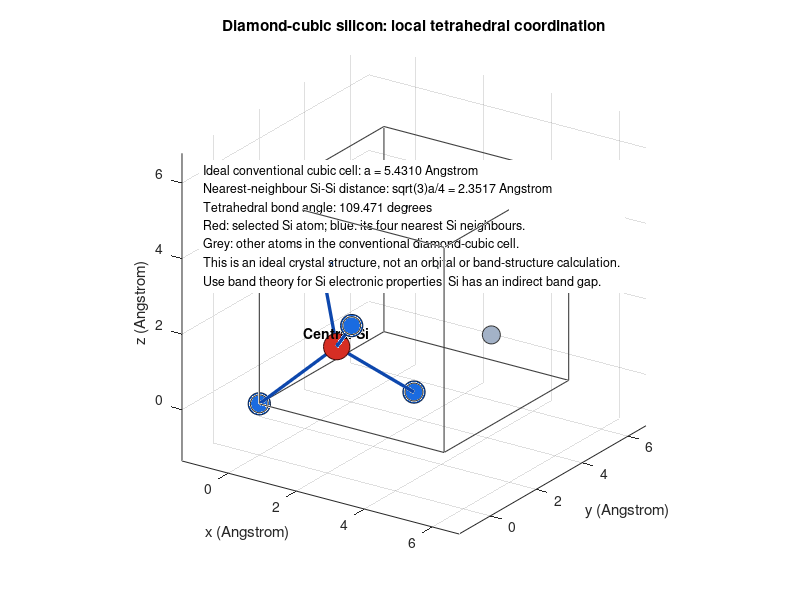

Here is the MATLAB script that generated this plot:
function silicon_diamond_cubic_visualizer(aAngstrom)
% SILICON_DIAMOND_CUBIC_VISUALIZER
% Visualises a local diamond-cubic Si environment: a central Si atom, its
% four nearest Si neighbours, and the conventional cubic unit-cell outline.
%
% Usage:
%   silicon_diamond_cubic_visualizer
%   silicon_diamond_cubic_visualizer(5.431)
%
% Scientific scope
% - This is an ideal diamond-cubic silicon structural model, not an orbital
%   wavefunction or a DFT calculation.
% - Each Si has four nearest Si neighbours in a tetrahedral arrangement.
% - The local tetrahedral arrangement is often described using sp3-like
%   bonding directions, but the semiconductor is an extended covalent crystal
%   whose electronic properties are described by energy-band theory.
% - The default lattice parameter is a = 5.431 Angstrom, a representative
%   room-temperature value. Change it if your cited experimental source gives
%   a temperature- or strain-specific value.
%
% Academic references
% [1] G. D. Cody, "The optical constants of crystalline silicon," in
%     Handbook of Optical Constants of Solids, E. D. Palik, Ed. Academic,
%     1985. (For temperature-dependent Si optical/electronic data.)
% [2] A. Beiser, Concepts of Modern Physics, 6th ed. McGraw-Hill, 2003,
%     ch. 10. (Solid-state and semiconductor background.)
% [3] Review literature on diamond-cubic Si identifies it as a fourfold
%     coordinated, indirect-gap semiconductor. Verify the specific lattice
%     parameter used against a current crystallographic data source.

if nargin < 1
    aAngstrom = 5.431;
end
validateattributes(aAngstrom, {'numeric'}, {'scalar','positive','finite'});

% Conventional diamond-cubic cell: fcc lattice + (1/4,1/4,1/4) basis.
fcc = [0 0 0;
       0 .5 .5;
       .5 0 .5;
       .5 .5 0];
basis = [0 0 0;
         .25 .25 .25];
frac = zeros(8,3);
n = 0;
for i = 1:size(fcc,1)
    for j = 1:size(basis,1)
        n = n + 1;
        frac(n,:) = mod(fcc(i,:) + basis(j,:), 1);
    end
end
centralIndex = find(all(abs(frac - [.25 .25 .25]) < 1e-12, 2), 1);
assert(~isempty(centralIndex), 'Central basis atom was not found.');

% Replicate cells to identify the four periodic nearest neighbours exactly.
translations = -1:1;
allPos = [];
for ix = translations
    for iy = translations
        for iz = translations
            allPos = [allPos; (frac + [ix iy iz]) * aAngstrom]; %#ok<AGROW>
        end
    end
end
central = frac(centralIndex,:) * aAngstrom;
distances = vecnorm(allPos - central, 2, 2);
nearestDistance = sqrt(3) * aAngstrom / 4;
tol = 1e-8 * aAngstrom;
neighborPos = allPos(abs(distances - nearestDistance) < tol, :);
assert(size(neighborPos,1) == 4, 'Expected exactly four tetrahedral neighbours.');

% Plot only atoms in the central conventional cell, plus periodic neighbours
% that demonstrate bonds crossing the displayed cell boundary.
inside = all(frac >= -1e-12 & frac <= 1+1e-12, 2);
cellAtoms = frac(inside,:) * aAngstrom;

figure('Color','w','Name','Diamond-cubic silicon: local coordination', ...
       'NumberTitle','off','Position',[120 100 1080 760]);
ax = axes; hold(ax,'on'); axis(ax,'equal'); grid(ax,'on'); view(ax,34,23);
xlabel(ax,'x (Angstrom)'); ylabel(ax,'y (Angstrom)'); zlabel(ax,'z (Angstrom)');
title(ax,'Diamond-cubic silicon: local tetrahedral coordination', 'FontWeight','bold');

% Unit-cell edges.
vertices = aAngstrom * [0 0 0; 1 0 0; 1 1 0; 0 1 0; 0 0 1; 1 0 1; 1 1 1; 0 1 1];
edges = [1 2;2 3;3 4;4 1;5 6;6 7;7 8;8 5;1 5;2 6;3 7;4 8];
for e = 1:size(edges,1)
    p1 = vertices(edges(e,1),:); p2 = vertices(edges(e,2),:);
    plot3(ax,[p1(1) p2(1)],[p1(2) p2(2)],[p1(3) p2(3)], ...
          'Color',[.25 .25 .25],'LineWidth',0.8);
end

% All conventional-cell atoms except the selected local central atom.
otherAtoms = cellAtoms(vecnorm(cellAtoms-central,2,2) > tol,:);
scatter3(ax,otherAtoms(:,1),otherAtoms(:,2),otherAtoms(:,3), ...
         170,[.64 .70 .78],'filled','MarkerEdgeColor',[.2 .2 .2]);

% Four tetrahedral neighbours and bonds.
for k = 1:4
    p = neighborPos(k,:);
    plot3(ax,[central(1) p(1)],[central(2) p(2)],[central(3) p(3)], ...
          'Color',[.05 .28 .68],'LineWidth',2.4);
    scatter3(ax,p(1),p(2),p(3),260,[.10 .42 .88],'filled', ...
             'MarkerEdgeColor',[.05 .12 .25]);
end

% Selected central atom.
scatter3(ax,central(1),central(2),central(3),360,[.84 .18 .14], ...
         'filled','MarkerEdgeColor',[.25 .04 .04]);
text(ax,central(1),central(2),central(3)+.35,'Central Si', ...
     'HorizontalAlignment','center','FontWeight','bold');

% Information panel. Bond length follows from ideal cubic geometry.
bondLength = nearestDistance;
bondAngle = acosd(-1/3);
info = { ...
    sprintf('Ideal conventional cubic cell: a = %.4f Angstrom',aAngstrom), ...
    sprintf('Nearest-neighbour Si-Si distance: sqrt(3)a/4 = %.4f Angstrom',bondLength), ...
    sprintf('Tetrahedral bond angle: %.3f degrees',bondAngle), ...
    'Red: selected Si atom; blue: its four nearest Si neighbours.', ...
    'Grey: other atoms in the conventional diamond-cubic cell.', ...
    'This is an ideal crystal structure, not an orbital or band-structure calculation.', ...
    'Use band theory for Si electronic properties; Si has an indirect band gap.'};
text(ax,-.18*aAngstrom,-.18*aAngstrom,1.19*aAngstrom,info, ...
     'VerticalAlignment','top','FontSize',9,'BackgroundColor','w');

xlim(ax,[-.25 1.25]*aAngstrom);
ylim(ax,[-.25 1.25]*aAngstrom);
zlim(ax,[-.25 1.25]*aAngstrom);
camlight(ax,'headlight'); lighting(ax,'gouraud');

fprintf('Diamond-cubic Si model\n');
fprintf('a = %.6f Angstrom\n',aAngstrom);
fprintf('Ideal nearest-neighbour Si-Si distance = %.6f Angstrom\n',bondLength);
fprintf('Ideal tetrahedral angle = %.6f degrees\n',bondAngle);
end
